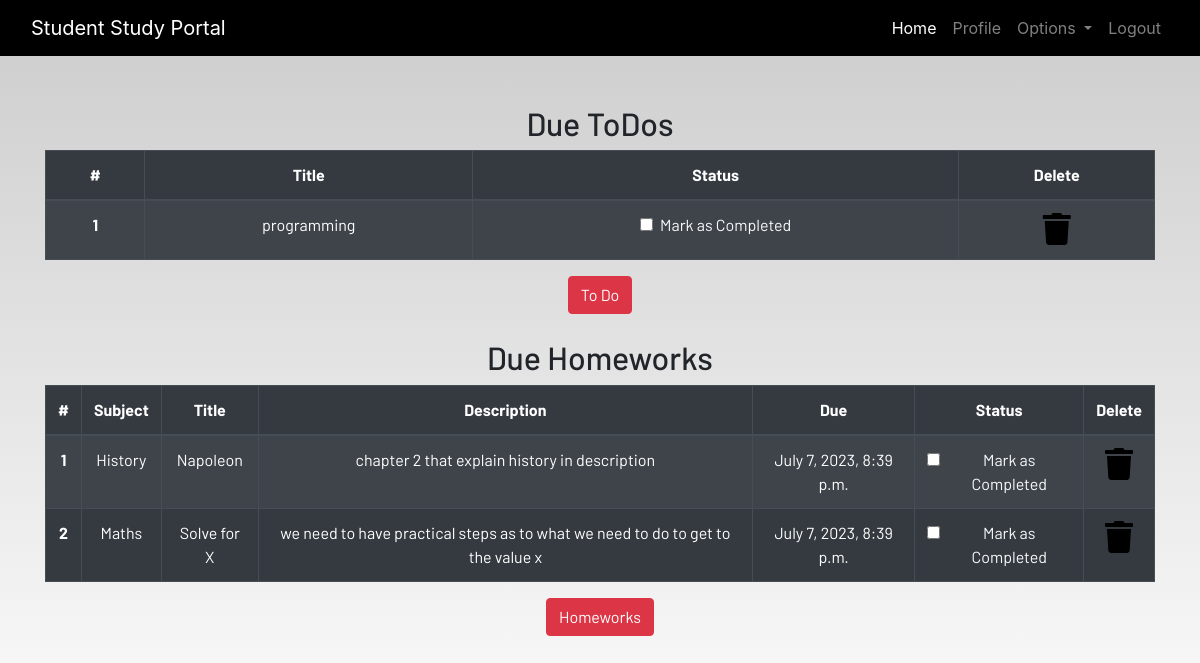
/profile/ (signed in), run on the app's committed database.
### dashboard/models.py (models this page shows, shortened)
class Todo(models.Model):
    user = models.ForeignKey(User, on_delete=models.CASCADE)
    title = models.CharField(max_length=100)
    is_finished = models.BooleanField(default=False)

class Homework(models.Model):
    user = models.ForeignKey(User, on_delete=models.CASCADE)
    subject = models.CharField(max_length=50)
    title = models.CharField(max_length=100)
    description = models.TextField()
    due = models.DateTimeField()
    is_finished = models.BooleanField(default=False)

### dashboard/views.py (the view)
# urls.py: path('profile/', dash_views.profile, name='profile')
@login_required
def profile(request):
    homeworks = Homework.objects.filter(is_finished=False, user=request.user)
    todos = Todo.objects.filter(is_finished=False, user=request.user)
    if len(homeworks) == 0:
        homework_done = True
    else:
        homework_done = False
    if len(todos) == 0:
        todos_done = True
    else:
        todos_done = False
    context = {
        'homeworks': homeworks,
        'homework_done': homework_done,
        'todos': todos,
        'todos_done': todos_done
    }
    return render(request, 'dashboard/profile.html', context)

### dashboard/templates/dashboard/profile.html
{% extends 'dashboard/base.html' %} {% load static %}
{% load crispy_forms_tags%}
{% block content %}
<section class="text-center">
    <div class="container">
        {% if not todos_done %}
        <h2>Due ToDos</h2>
        <table class="table table-striped table-bordered table-hover table-dark">
            <thead>
                <tr>
                    <th scope="col">#</th>
                    <th scope="col">Title</th>
                    <th scope="col">Status</th>
                    <th scope="col">Delete</th>
                </tr>
            </thead>
            <tbody>
                {% for todo in todos %}
                <tr>
                    <th scope="row">{{forloop.counter}}</th>
                    <td>{{todo.title}}</td>
                    <td>
                        <a href="{% url 'update-todo' todo.id %}">
                            <div class="form-check">
                                {% if todo.is_finished == True %}
                                <input class="form-check-input" type="checkbox" value="" checked >
                                {% else %}
                                <input class="form-check-input" type="checkbox" value="">
                                {% endif %}
                                <label class="form-check-label text-light" for="flexCheckDefault">
                                    Mark as Completed
                                </label>
                            </div>
                        </a>
                    </td>
                    <td><a href="{% url 'delete-todo' todo.id %}"><i class="fa fa-trash fa-2x"></i></a></td>
                </tr>
                {% endfor %}
            </tbody>
        </table>
        {% else %}
        <h3>All To dos are completed!!!!</h3>
        {% endif %}
        <a href="{% url 'todo' %}" class="btn btn-danger">To Do</a>
        <br><br>
        {% if not homework_done %}
        <h2>Due Homeworks</h2>
        <table class="table table-striped table-bordered table-hover table-dark">
            <thead>
                <tr>
                    <th scope="col">#</th>
                    <th scope="col">Subject</th>
                    <th scope="col">Title</th>
                    <th scope="col">Description</th>
                    <th scope="col">Due</th>
                    <th scope="col">Status</th>
                    <th scope="col">Delete</th>
                </tr>
            </thead>
            <tbody>
                {% for homework in homeworks %}
                <tr>
                    <th scope="row">{{forloop.counter}}</th>
                    <td>{{homework.subject}}</td>
                    <td>{{homework.title}}</td>
                    <td>{{homework.description}}</td>
                    <td>{{homework.due}}</td>
                    <td>
                        <a href="{% url 'update-homework' homework.id %}">
                            <div class="form-check">
                                {% if homework.is_finished %}
                                <input class="form-check-input" type="checkbox" value="" checked>
                                {% else %}
                                <input class="form-check-input" type="checkbox" value="">
                                {% endif %}
                                <label class="form-check-label text-light" for="flexCheckDefault">
                                    Mark as Completed
                                </label>
                            </div>
                        </a>
                    </td>
                    <td><a href="{% url 'delete-homework' homework.id %}"><i class="fa fa-trash fa-2x"></i></a></td>
                </tr>
                {% endfor %}
            </tbody>
        </table>
        {% else %}
        <h3>All To homeworks are completed!!!!</h3>
        {% endif %}
        <a href="{% url 'homework' %}" class="btn btn-danger">Homeworks</a>
    </div>
</section>
{% endblock content %}

### static/css/main.css (style rules this page uses)
html { scroll-behavior: smooth; height: 100%; width: 100%; }
a { text-decoration: none !important; color: black; }
html, body { max-width: 100%; overflow-x: hidden; height: 100%; width: 100%; }
body { background: linear-gradient(rgba(0, 0, 0, 0.2), rgba(255, 255, 255, 0.5)); overflow-x: hidden; background-repeat: no-repeat; }
.fa { color: black; }

### data on the page
Todo: title "programming"
Homework: subject "History", title "Napoleon", description "chapter 2 that explain history in description", due "July 7, 2023, 8:39 p.m."
Homework: subject "Maths", title "Solve for X", description "we need to have practical steps as to what we need to do to get to the value x", due "July 7, 2023, 8:39 p.m."
